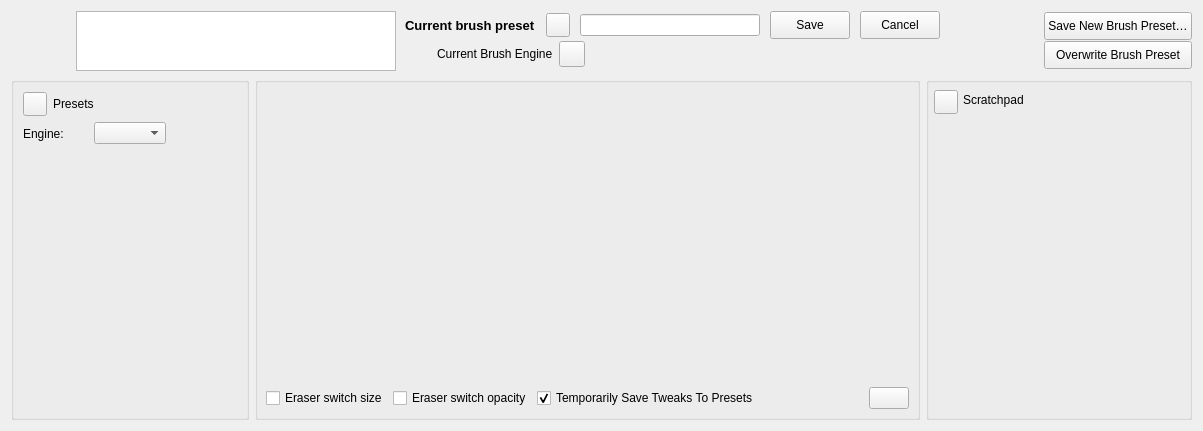
<?xml version="1.0" encoding="UTF-8"?>
<ui version="4.0">
 <author>
    SPDX-FileCopyrightText: none
    SPDX-License-Identifier: GPL-3.0-or-later
  </author>
 <class>WdgPaintOpSettings</class>
 <widget class="QWidget" name="WdgPaintOpSettings">
  <property name="geometry">
   <rect>
    <x>0</x>
    <y>0</y>
    <width>1203</width>
    <height>431</height>
   </rect>
  </property>
  <property name="windowTitle">
   <string>Brush Editor</string>
  </property>
  <layout class="QGridLayout" name="gridLayout">
   <item row="0" column="0" colspan="3">
    <layout class="QHBoxLayout" name="brushEditorDashboard">
     <property name="spacing">
      <number>9</number>
     </property>
     <property name="leftMargin">
      <number>1</number>
     </property>
     <item>
      <widget class="QLabel" name="presetThumbnailicon">
       <property name="sizePolicy">
        <sizepolicy hsizetype="Fixed" vsizetype="Fixed">
         <horstretch>0</horstretch>
         <verstretch>0</verstretch>
        </sizepolicy>
       </property>
       <property name="minimumSize">
        <size>
         <width>55</width>
         <height>55</height>
        </size>
       </property>
       <property name="text">
        <string/>
       </property>
       <property name="scaledContents">
        <bool>true</bool>
       </property>
      </widget>
     </item>
     <item>
      <widget class="KisPresetLivePreviewView" name="liveBrushPreviewView">
       <property name="sizePolicy">
        <sizepolicy hsizetype="Fixed" vsizetype="Fixed">
         <horstretch>0</horstretch>
         <verstretch>0</verstretch>
        </sizepolicy>
       </property>
       <property name="minimumSize">
        <size>
         <width>320</width>
         <height>60</height>
        </size>
       </property>
       <property name="maximumSize">
        <size>
         <width>320</width>
         <height>60</height>
        </size>
       </property>
       <property name="font">
        <font>
         <kerning>false</kerning>
        </font>
       </property>
       <property name="contextMenuPolicy">
        <enum>Qt::DefaultContextMenu</enum>
       </property>
       <property name="frameShape">
        <enum>QFrame::StyledPanel</enum>
       </property>
       <property name="frameShadow">
        <enum>QFrame::Raised</enum>
       </property>
       <property name="midLineWidth">
        <number>0</number>
       </property>
       <property name="verticalScrollBarPolicy">
        <enum>Qt::ScrollBarAlwaysOff</enum>
       </property>
       <property name="horizontalScrollBarPolicy">
        <enum>Qt::ScrollBarAlwaysOff</enum>
       </property>
       <property name="interactive">
        <bool>true</bool>
       </property>
       <property name="alignment">
        <set>Qt::AlignLeading|Qt::AlignLeft|Qt::AlignTop</set>
       </property>
       <property name="renderHints">
        <set>QPainter::Antialiasing|QPainter::HighQualityAntialiasing|QPainter::SmoothPixmapTransform</set>
       </property>
       <property name="resizeAnchor">
        <enum>QGraphicsView::AnchorViewCenter</enum>
       </property>
      </widget>
     </item>
     <item>
      <layout class="QVBoxLayout" name="verticalLayout_4">
       <property name="spacing">
        <number>0</number>
       </property>
       <item>
        <layout class="QHBoxLayout" name="horizontalLayout_6">
         <property name="spacing">
          <number>10</number>
         </property>
         <item>
          <widget class="QLabel" name="currentBrushNameLabel">
           <property name="sizePolicy">
            <sizepolicy hsizetype="MinimumExpanding" vsizetype="Preferred">
             <horstretch>0</horstretch>
             <verstretch>0</verstretch>
            </sizepolicy>
           </property>
           <property name="font">
            <font>
             <pointsize>10</pointsize>
             <weight>75</weight>
             <bold>true</bold>
            </font>
           </property>
           <property name="text">
            <string>Current brush preset</string>
           </property>
          </widget>
         </item>
         <item>
          <widget class="QPushButton" name="renameBrushPresetButton">
           <property name="sizePolicy">
            <sizepolicy hsizetype="Fixed" vsizetype="Fixed">
             <horstretch>0</horstretch>
             <verstretch>0</verstretch>
            </sizepolicy>
           </property>
           <property name="minimumSize">
            <size>
             <width>24</width>
             <height>24</height>
            </size>
           </property>
           <property name="maximumSize">
            <size>
             <width>24</width>
             <height>24</height>
            </size>
           </property>
           <property name="text">
            <string/>
           </property>
          </widget>
         </item>
         <item>
          <widget class="QLineEdit" name="renameBrushNameTextField">
           <property name="minimumSize">
            <size>
             <width>180</width>
             <height>0</height>
            </size>
           </property>
          </widget>
         </item>
         <item>
          <widget class="QPushButton" name="updateBrushNameButton">
           <property name="sizePolicy">
            <sizepolicy hsizetype="Minimum" vsizetype="Fixed">
             <horstretch>0</horstretch>
             <verstretch>0</verstretch>
            </sizepolicy>
           </property>
           <property name="maximumSize">
            <size>
             <width>16777215</width>
             <height>28</height>
            </size>
           </property>
           <property name="text">
            <string>Save</string>
           </property>
          </widget>
         </item>
         <item>
          <widget class="QPushButton" name="cancelBrushNameUpdateButton">
           <property name="maximumSize">
            <size>
             <width>16777215</width>
             <height>28</height>
            </size>
           </property>
           <property name="text">
            <string>Cancel</string>
           </property>
          </widget>
         </item>
        </layout>
       </item>
       <item>
        <layout class="QHBoxLayout" name="horizontalLayout_5">
         <property name="spacing">
          <number>6</number>
         </property>
         <item>
          <widget class="QLabel" name="currentBrushEngineIcon">
           <property name="sizePolicy">
            <sizepolicy hsizetype="Fixed" vsizetype="Fixed">
             <horstretch>0</horstretch>
             <verstretch>0</verstretch>
            </sizepolicy>
           </property>
           <property name="minimumSize">
            <size>
             <width>26</width>
             <height>26</height>
            </size>
           </property>
           <property name="text">
            <string/>
           </property>
          </widget>
         </item>
         <item>
          <widget class="QLabel" name="currentBrushEngineLabel">
           <property name="text">
            <string>Current Brush Engine</string>
           </property>
          </widget>
         </item>
         <item>
          <widget class="QPushButton" name="reloadPresetButton">
           <property name="sizePolicy">
            <sizepolicy hsizetype="Fixed" vsizetype="Fixed">
             <horstretch>0</horstretch>
             <verstretch>0</verstretch>
            </sizepolicy>
           </property>
           <property name="minimumSize">
            <size>
             <width>26</width>
             <height>26</height>
            </size>
           </property>
           <property name="maximumSize">
            <size>
             <width>26</width>
             <height>26</height>
            </size>
           </property>
           <property name="text">
            <string/>
           </property>
          </widget>
         </item>
         <item>
          <widget class="QPushButton" name="dirtyPresetIndicatorButton">
           <property name="sizePolicy">
            <sizepolicy hsizetype="Fixed" vsizetype="Fixed">
             <horstretch>0</horstretch>
             <verstretch>0</verstretch>
            </sizepolicy>
           </property>
           <property name="minimumSize">
            <size>
             <width>30</width>
             <height>30</height>
            </size>
           </property>
           <property name="maximumSize">
            <size>
             <width>30</width>
             <height>30</height>
            </size>
           </property>
           <property name="text">
            <string/>
           </property>
           <property name="flat">
            <bool>true</bool>
           </property>
          </widget>
         </item>
         <item>
          <spacer name="horizontalSpacer_4">
           <property name="orientation">
            <enum>Qt::Horizontal</enum>
           </property>
           <property name="sizeHint" stdset="0">
            <size>
             <width>40</width>
             <height>20</height>
            </size>
           </property>
          </spacer>
         </item>
        </layout>
       </item>
      </layout>
     </item>
     <item>
      <spacer name="horizontalSpacer_2">
       <property name="orientation">
        <enum>Qt::Horizontal</enum>
       </property>
       <property name="sizeType">
        <enum>QSizePolicy::MinimumExpanding</enum>
       </property>
       <property name="sizeHint" stdset="0">
        <size>
         <width>0</width>
         <height>0</height>
        </size>
       </property>
      </spacer>
     </item>
     <item>
      <layout class="QVBoxLayout" name="verticalLayout_5">
       <property name="spacing">
        <number>0</number>
       </property>
       <item>
        <widget class="QPushButton" name="saveNewBrushPresetButton">
         <property name="sizePolicy">
          <sizepolicy hsizetype="Preferred" vsizetype="Preferred">
           <horstretch>0</horstretch>
           <verstretch>0</verstretch>
          </sizepolicy>
         </property>
         <property name="maximumSize">
          <size>
           <width>16777215</width>
           <height>28</height>
          </size>
         </property>
         <property name="text">
          <string>Save New Brush Preset…</string>
         </property>
        </widget>
       </item>
       <item>
        <widget class="QPushButton" name="saveBrushPresetButton">
         <property name="sizePolicy">
          <sizepolicy hsizetype="Preferred" vsizetype="Fixed">
           <horstretch>0</horstretch>
           <verstretch>0</verstretch>
          </sizepolicy>
         </property>
         <property name="maximumSize">
          <size>
           <width>16777215</width>
           <height>28</height>
          </size>
         </property>
         <property name="text">
          <string>Overwrite Brush Preset</string>
         </property>
        </widget>
       </item>
      </layout>
     </item>
    </layout>
   </item>
   <item row="1" column="0">
    <widget class="QGroupBox" name="presetsContainer">
     <property name="title">
      <string/>
     </property>
     <property name="alignment">
      <set>Qt::AlignLeading|Qt::AlignLeft|Qt::AlignVCenter</set>
     </property>
     <layout class="QVBoxLayout" name="verticalLayout_3">
      <item>
       <layout class="QHBoxLayout" name="horizontalLayout_7">
        <item>
         <widget class="QPushButton" name="showPresetsButton">
          <property name="minimumSize">
           <size>
            <width>24</width>
            <height>24</height>
           </size>
          </property>
          <property name="maximumSize">
           <size>
            <width>24</width>
            <height>24</height>
           </size>
          </property>
          <property name="text">
           <string/>
          </property>
          <property name="iconSize">
           <size>
            <width>12</width>
            <height>12</height>
           </size>
          </property>
          <property name="shortcut">
           <string notr="true"/>
          </property>
         </widget>
        </item>
        <item>
         <widget class="QLabel" name="presetsSidebarLabel">
          <property name="sizePolicy">
           <sizepolicy hsizetype="Minimum" vsizetype="Minimum">
            <horstretch>0</horstretch>
            <verstretch>0</verstretch>
           </sizepolicy>
          </property>
          <property name="text">
           <string>Presets</string>
          </property>
         </widget>
        </item>
       </layout>
      </item>
      <item>
       <layout class="QHBoxLayout" name="horizontalLayout_4">
        <item>
         <widget class="QLabel" name="engineFilterLabel">
          <property name="sizePolicy">
           <sizepolicy hsizetype="Minimum" vsizetype="Minimum">
            <horstretch>0</horstretch>
            <verstretch>0</verstretch>
           </sizepolicy>
          </property>
          <property name="text">
           <string>Engine:</string>
          </property>
         </widget>
        </item>
        <item>
         <widget class="QComboBox" name="brushEgineComboBox">
          <property name="sizePolicy">
           <sizepolicy hsizetype="Fixed" vsizetype="Fixed">
            <horstretch>0</horstretch>
            <verstretch>0</verstretch>
           </sizepolicy>
          </property>
         </widget>
        </item>
        <item>
         <widget class="QToolButton" name="presetChangeViewToolButton">
          <property name="sizePolicy">
           <sizepolicy hsizetype="Minimum" vsizetype="Fixed">
            <horstretch>0</horstretch>
            <verstretch>0</verstretch>
           </sizepolicy>
          </property>
          <property name="text">
           <string/>
          </property>
          <property name="autoRaise">
           <bool>true</bool>
          </property>
         </widget>
        </item>
       </layout>
      </item>
      <item>
       <widget class="KisPresetSelectorStrip" name="presetWidget" native="true">
        <property name="sizePolicy">
         <sizepolicy hsizetype="Preferred" vsizetype="MinimumExpanding">
          <horstretch>0</horstretch>
          <verstretch>0</verstretch>
         </sizepolicy>
        </property>
        <property name="minimumSize">
         <size>
          <width>0</width>
          <height>120</height>
         </size>
        </property>
        <property name="maximumSize">
         <size>
          <width>1677215</width>
          <height>1677215</height>
         </size>
        </property>
       </widget>
      </item>
      <item>
       <spacer name="verticalSpacer">
        <property name="orientation">
         <enum>Qt::Vertical</enum>
        </property>
        <property name="sizeType">
         <enum>QSizePolicy::Preferred</enum>
        </property>
        <property name="sizeHint" stdset="0">
         <size>
          <width>5</width>
          <height>5</height>
         </size>
        </property>
       </spacer>
      </item>
      <item>
       <layout class="QHBoxLayout" name="horizontalLayout_9">
        <item>
         <widget class="QToolButton" name="newPresetEngineButton">
          <property name="text">
           <string/>
          </property>
          <property name="iconSize">
           <size>
            <width>22</width>
            <height>22</height>
           </size>
          </property>
          <property name="autoRaise">
           <bool>true</bool>
          </property>
         </widget>
        </item>
        <item>
         <spacer name="horizontalSpacer_5">
          <property name="orientation">
           <enum>Qt::Horizontal</enum>
          </property>
          <property name="sizeHint" stdset="0">
           <size>
            <width>5</width>
            <height>10</height>
           </size>
          </property>
         </spacer>
        </item>
        <item>
         <widget class="QToolButton" name="bnBlacklistPreset">
          <property name="minimumSize">
           <size>
            <width>0</width>
            <height>0</height>
           </size>
          </property>
          <property name="text">
           <string/>
          </property>
          <property name="iconSize">
           <size>
            <width>22</width>
            <height>22</height>
           </size>
          </property>
          <property name="autoRaise">
           <bool>true</bool>
          </property>
         </widget>
        </item>
       </layout>
      </item>
      <item>
       <spacer name="presetsSpacer">
        <property name="orientation">
         <enum>Qt::Vertical</enum>
        </property>
        <property name="sizeHint" stdset="0">
         <size>
          <width>20</width>
          <height>10</height>
         </size>
        </property>
       </spacer>
      </item>
     </layout>
    </widget>
   </item>
   <item row="1" column="1">
    <widget class="QGroupBox" name="brushEditorSettingsControls">
     <property name="title">
      <string/>
     </property>
     <property name="flat">
      <bool>false</bool>
     </property>
     <layout class="QVBoxLayout" name="brushEditorLayout">
      <property name="spacing">
       <number>0</number>
      </property>
      <property name="leftMargin">
       <number>3</number>
      </property>
      <property name="topMargin">
       <number>1</number>
      </property>
      <property name="rightMargin">
       <number>3</number>
      </property>
      <property name="bottomMargin">
       <number>3</number>
      </property>
      <item>
       <widget class="QFrame" name="frmOptionWidgetContainer">
        <property name="sizePolicy">
         <sizepolicy hsizetype="Preferred" vsizetype="Preferred">
          <horstretch>0</horstretch>
          <verstretch>4</verstretch>
         </sizepolicy>
        </property>
        <property name="minimumSize">
         <size>
          <width>100</width>
          <height>0</height>
         </size>
        </property>
        <property name="frameShape">
         <enum>QFrame::NoFrame</enum>
        </property>
        <property name="frameShadow">
         <enum>QFrame::Plain</enum>
        </property>
        <property name="lineWidth">
         <number>0</number>
        </property>
       </widget>
      </item>
      <item>
       <layout class="QHBoxLayout" name="horizontalLayout_3" stretch="0,0,0,0,0,0">
        <property name="spacing">
         <number>5</number>
        </property>
        <property name="leftMargin">
         <number>5</number>
        </property>
        <property name="topMargin">
         <number>0</number>
        </property>
        <property name="rightMargin">
         <number>5</number>
        </property>
        <property name="bottomMargin">
         <number>5</number>
        </property>
        <item>
         <widget class="QCheckBox" name="eraserBrushSizeCheckBox">
          <property name="sizePolicy">
           <sizepolicy hsizetype="Minimum" vsizetype="Fixed">
            <horstretch>0</horstretch>
            <verstretch>0</verstretch>
           </sizepolicy>
          </property>
          <property name="toolTip">
           <string>Erase mode will use a separate brush size</string>
          </property>
          <property name="text">
           <string>Eraser switch size</string>
          </property>
          <property name="checked">
           <bool>false</bool>
          </property>
         </widget>
        </item>
        <item>
         <widget class="QCheckBox" name="eraserBrushOpacityCheckBox">
          <property name="sizePolicy">
           <sizepolicy hsizetype="Minimum" vsizetype="Fixed">
            <horstretch>0</horstretch>
            <verstretch>0</verstretch>
           </sizepolicy>
          </property>
          <property name="toolTip">
           <string>Erase mode will use a separate brush opacity</string>
          </property>
          <property name="text">
           <string>Eraser switch opacity</string>
          </property>
          <property name="checked">
           <bool>false</bool>
          </property>
         </widget>
        </item>
        <item>
         <widget class="QCheckBox" name="dirtyPresetCheckBox">
          <property name="sizePolicy">
           <sizepolicy hsizetype="Minimum" vsizetype="Fixed">
            <horstretch>0</horstretch>
            <verstretch>0</verstretch>
           </sizepolicy>
          </property>
          <property name="text">
           <string>Temporarily Save Tweaks To Presets</string>
          </property>
          <property name="checked">
           <bool>true</bool>
          </property>
         </widget>
        </item>
        <item>
         <spacer name="horizontalSpacer">
          <property name="orientation">
           <enum>Qt::Horizontal</enum>
          </property>
          <property name="sizeHint" stdset="0">
           <size>
            <width>40</width>
            <height>20</height>
           </size>
          </property>
         </spacer>
        </item>
        <item>
         <widget class="KisLodAvailabilityWidget" name="wdgLodAvailability" native="true">
          <property name="minimumSize">
           <size>
            <width>60</width>
            <height>0</height>
           </size>
          </property>
         </widget>
        </item>
        <item>
         <widget class="QPushButton" name="viewOptionButton">
          <property name="text">
           <string/>
          </property>
         </widget>
        </item>
       </layout>
      </item>
      <item>
       <layout class="QHBoxLayout" name="horizontalLayout">
        <property name="spacing">
         <number>5</number>
        </property>
        <property name="leftMargin">
         <number>5</number>
        </property>
        <property name="topMargin">
         <number>0</number>
        </property>
        <property name="rightMargin">
         <number>5</number>
        </property>
        <property name="bottomMargin">
         <number>0</number>
        </property>
       </layout>
      </item>
     </layout>
    </widget>
   </item>
   <item row="1" column="2">
    <widget class="QGroupBox" name="scratchpadControls">
     <property name="title">
      <string/>
     </property>
     <property name="flat">
      <bool>false</bool>
     </property>
     <layout class="QVBoxLayout" name="verticalLayout" stretch="0,0,0">
      <property name="spacing">
       <number>5</number>
      </property>
      <property name="leftMargin">
       <number>5</number>
      </property>
      <property name="topMargin">
       <number>5</number>
      </property>
      <property name="rightMargin">
       <number>5</number>
      </property>
      <property name="bottomMargin">
       <number>5</number>
      </property>
      <item>
       <layout class="QHBoxLayout" name="horizontalLayout_8">
        <item>
         <widget class="QPushButton" name="showScratchpadButton">
          <property name="minimumSize">
           <size>
            <width>24</width>
            <height>24</height>
           </size>
          </property>
          <property name="maximumSize">
           <size>
            <width>24</width>
            <height>20</height>
           </size>
          </property>
          <property name="text">
           <string/>
          </property>
          <property name="iconSize">
           <size>
            <width>12</width>
            <height>12</height>
           </size>
          </property>
         </widget>
        </item>
        <item>
         <widget class="QLabel" name="scratchpadSidebarLabel">
          <property name="text">
           <string>Scratchpad</string>
          </property>
         </widget>
        </item>
       </layout>
      </item>
      <item>
       <widget class="QFrame" name="frame">
        <property name="frameShape">
         <enum>QFrame::NoFrame</enum>
        </property>
        <property name="frameShadow">
         <enum>QFrame::Plain</enum>
        </property>
        <property name="lineWidth">
         <number>0</number>
        </property>
        <layout class="QVBoxLayout" name="verticalLayout_2">
         <property name="spacing">
          <number>0</number>
         </property>
         <property name="leftMargin">
          <number>0</number>
         </property>
         <property name="topMargin">
          <number>0</number>
         </property>
         <property name="rightMargin">
          <number>0</number>
         </property>
         <property name="bottomMargin">
          <number>0</number>
         </property>
         <item>
          <widget class="KisScratchPad" name="scratchPad" native="true">
           <property name="sizePolicy">
            <sizepolicy hsizetype="Preferred" vsizetype="MinimumExpanding">
             <horstretch>0</horstretch>
             <verstretch>0</verstretch>
            </sizepolicy>
           </property>
           <property name="minimumSize">
            <size>
             <width>250</width>
             <height>0</height>
            </size>
           </property>
          </widget>
         </item>
        </layout>
       </widget>
      </item>
      <item>
       <layout class="QHBoxLayout" name="horizontalLayout_2" stretch="0,0,0,0,0">
        <item>
         <widget class="QToolButton" name="paintPresetIcon">
          <property name="sizePolicy">
           <sizepolicy hsizetype="Expanding" vsizetype="Fixed">
            <horstretch>0</horstretch>
            <verstretch>0</verstretch>
           </sizepolicy>
          </property>
          <property name="toolTip">
           <string>Fill area with brush preset icon</string>
          </property>
          <property name="text">
           <string/>
          </property>
          <property name="autoRaise">
           <bool>true</bool>
          </property>
         </widget>
        </item>
        <item>
         <widget class="QToolButton" name="fillLayer">
          <property name="sizePolicy">
           <sizepolicy hsizetype="Expanding" vsizetype="Fixed">
            <horstretch>0</horstretch>
            <verstretch>0</verstretch>
           </sizepolicy>
          </property>
          <property name="toolTip">
           <string>Fill area with current image</string>
          </property>
          <property name="text">
           <string/>
          </property>
          <property name="autoRaise">
           <bool>true</bool>
          </property>
         </widget>
        </item>
        <item>
         <widget class="QToolButton" name="fillGradient">
          <property name="sizePolicy">
           <sizepolicy hsizetype="Expanding" vsizetype="Fixed">
            <horstretch>0</horstretch>
            <verstretch>0</verstretch>
           </sizepolicy>
          </property>
          <property name="toolTip">
           <string>Fill area with gradient</string>
          </property>
          <property name="text">
           <string/>
          </property>
          <property name="autoRaise">
           <bool>true</bool>
          </property>
         </widget>
        </item>
        <item>
         <widget class="QToolButton" name="fillSolid">
          <property name="sizePolicy">
           <sizepolicy hsizetype="Expanding" vsizetype="Fixed">
            <horstretch>0</horstretch>
            <verstretch>0</verstretch>
           </sizepolicy>
          </property>
          <property name="toolTip">
           <string>Fill area with background color</string>
          </property>
          <property name="text">
           <string/>
          </property>
          <property name="autoRaise">
           <bool>true</bool>
          </property>
         </widget>
        </item>
        <item>
         <widget class="QToolButton" name="eraseScratchPad">
          <property name="sizePolicy">
           <sizepolicy hsizetype="Expanding" vsizetype="Fixed">
            <horstretch>0</horstretch>
            <verstretch>0</verstretch>
           </sizepolicy>
          </property>
          <property name="toolTip">
           <string>Reset area to white</string>
          </property>
          <property name="text">
           <string/>
          </property>
          <property name="autoRaise">
           <bool>true</bool>
          </property>
         </widget>
        </item>
       </layout>
      </item>
     </layout>
    </widget>
   </item>
  </layout>
 </widget>
 <customwidgets>
  <customwidget>
   <class>KisScratchPad</class>
   <extends>QWidget</extends>
   <header>kis_scratch_pad.h</header>
   <container>1</container>
  </customwidget>
  <customwidget>
   <class>KisPresetLivePreviewView</class>
   <extends>QGraphicsView</extends>
   <header>kis_preset_live_preview_view.h</header>
   <container>1</container>
  </customwidget>
  <customwidget>
   <class>KisPresetSelectorStrip</class>
   <extends>QWidget</extends>
   <header>kis_preset_selector_strip.h</header>
   <container>1</container>
  </customwidget>
  <customwidget>
   <class>KisLodAvailabilityWidget</class>
   <extends>QWidget</extends>
   <header>kis_lod_availability_widget.h</header>
   <container>1</container>
  </customwidget>
 </customwidgets>
 <resources/>
 <connections/>
</ui>
